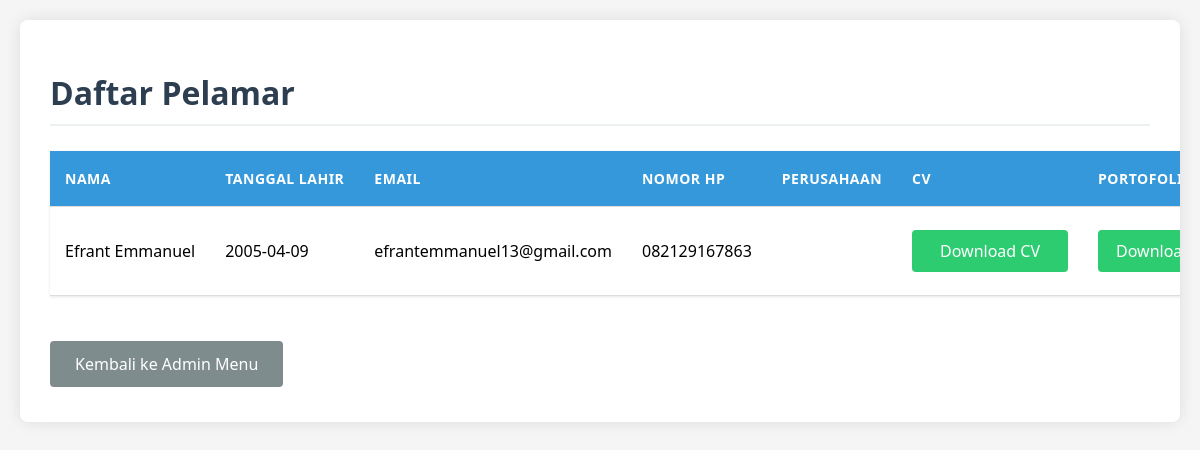
The app's page /pelamarList.php, older data.
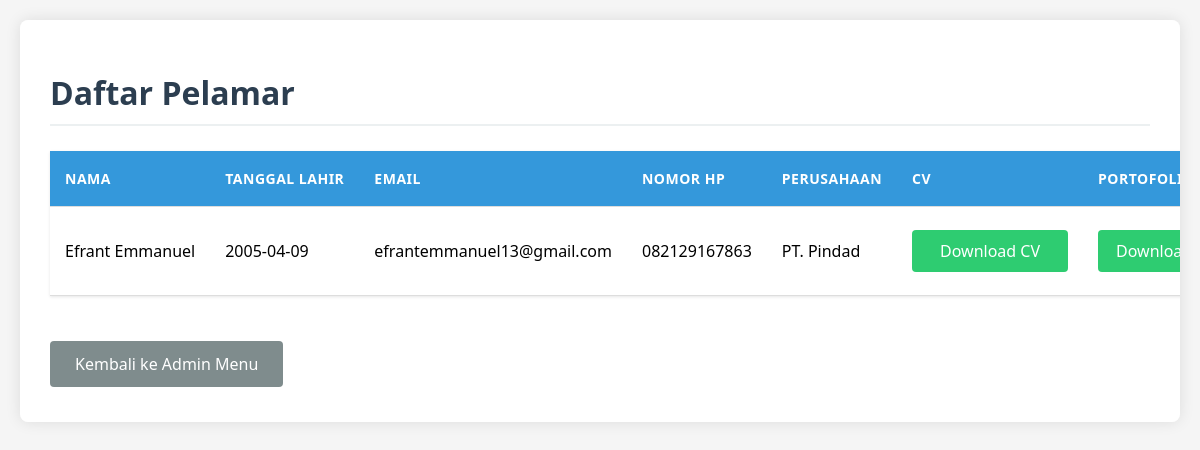
The same page, newer data.
### tables this page shows
CREATE TABLE `lamaran` (
  `id` int(11) NOT NULL,
  `nama` varchar(255) DEFAULT NULL,
  `tanggal_lahir` date DEFAULT NULL,
  `email` varchar(255) DEFAULT NULL,
  `nomor_hp` varchar(20) DEFAULT NULL,
  `cv` varchar(255) DEFAULT NULL,
  `portofolio` varchar(255) DEFAULT NULL,
  `surat_lamaran` varchar(255) DEFAULT NULL
);

CREATE TABLE `jobs` (
  `id` int(11) NOT NULL,
  `username` varchar(100) DEFAULT NULL,
  `logo` varchar(255) DEFAULT NULL,
  `kategori` varchar(50) DEFAULT NULL,
  `posisi` varchar(100) DEFAULT NULL,
  `jenis` varchar(50) DEFAULT NULL,
  `gaji` varchar(50) DEFAULT NULL,
  `detail_page` varchar(100) DEFAULT NULL,
  `deskripsi` text DEFAULT NULL,
  `syarat` text DEFAULT NULL,
  `lokasi` varchar(255) DEFAULT NULL,
  `batas_lamaran` date DEFAULT NULL,
  `gaji_min` int(11) DEFAULT NULL,
  `gaji_max` int(11) DEFAULT NULL
);

### pelamarList.php (the view, shortened to what this page needs)
<?php
include 'koneksi.php';
$query = "SELECT l.*, j.username AS company_name
          FROM lamaran l
          JOIN jobs j ON l.id = j.id";
$result = mysqli_query($conn, $query);
?>
<!DOCTYPE html>
<html lang="en">
<head>
</head>
<body>
    <div class="container">
        <h1>Daftar Pelamar</h1>
        <table>
            <thead>
                <tr>
                    <th>Nama</th>
                    <th>Tanggal Lahir</th>
                    <th>Email</th>
                    <th>Nomor HP</th>
                    <th>Perusahaan</th>
                    <th>CV</th>
                    <th>Portofolio</th>
                </tr>
            </thead>
            <tbody>
                <?php while ($row = mysqli_fetch_assoc($result)) : ?>
                    <tr>
                        <td><?php echo htmlspecialchars($row['nama']); ?></td>
                        <td><?php echo htmlspecialchars($row['tanggal_lahir']); ?></td>
                        <td><?php echo htmlspecialchars($row['email']); ?></td>
                        <td><?php echo htmlspecialchars($row['nomor_hp']); ?></td>
                        <td><?php echo htmlspecialchars($row['company_name']); ?></td>
                        <td><a href="<?php echo htmlspecialchars($row['cv']); ?>" class="btn">Download CV</a></td>
                        <td><a href="<?php echo htmlspecialchars($row['portofolio']); ?>" class="btn">Download Portofolio</a></td>
                    </tr>
                <?php endwhile; ?>
            </tbody>
        </table>
        <a href="admin_menu.php" class="btn btn-back">Kembali ke Admin Menu</a>
    </div>
</body>
</html>

Row changes from the older to the newer data that the page shows:
changed through a linked row, lamaran "Efrant Emmanuel": jobs.username (not shown) → "PT. Pindad"
